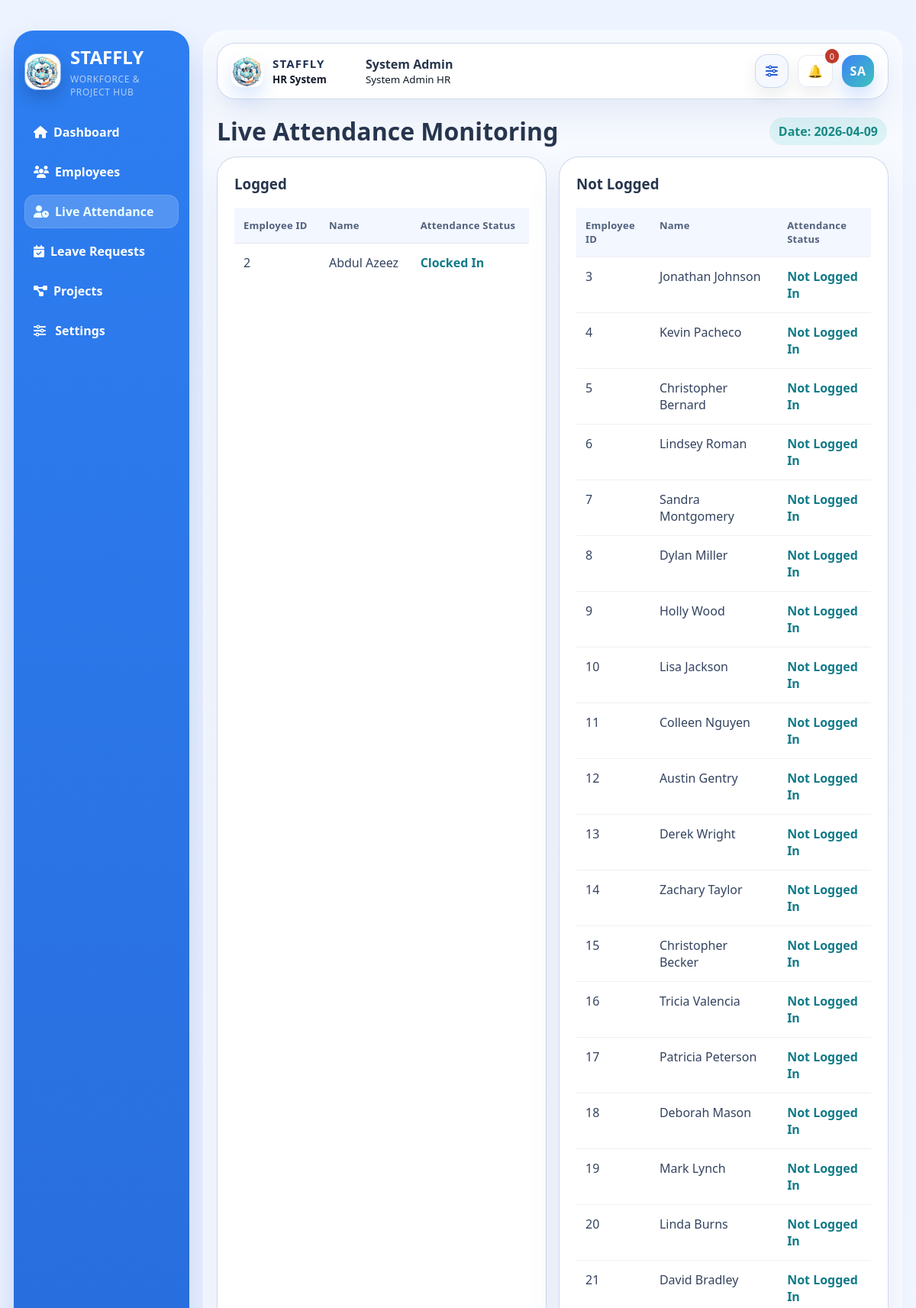
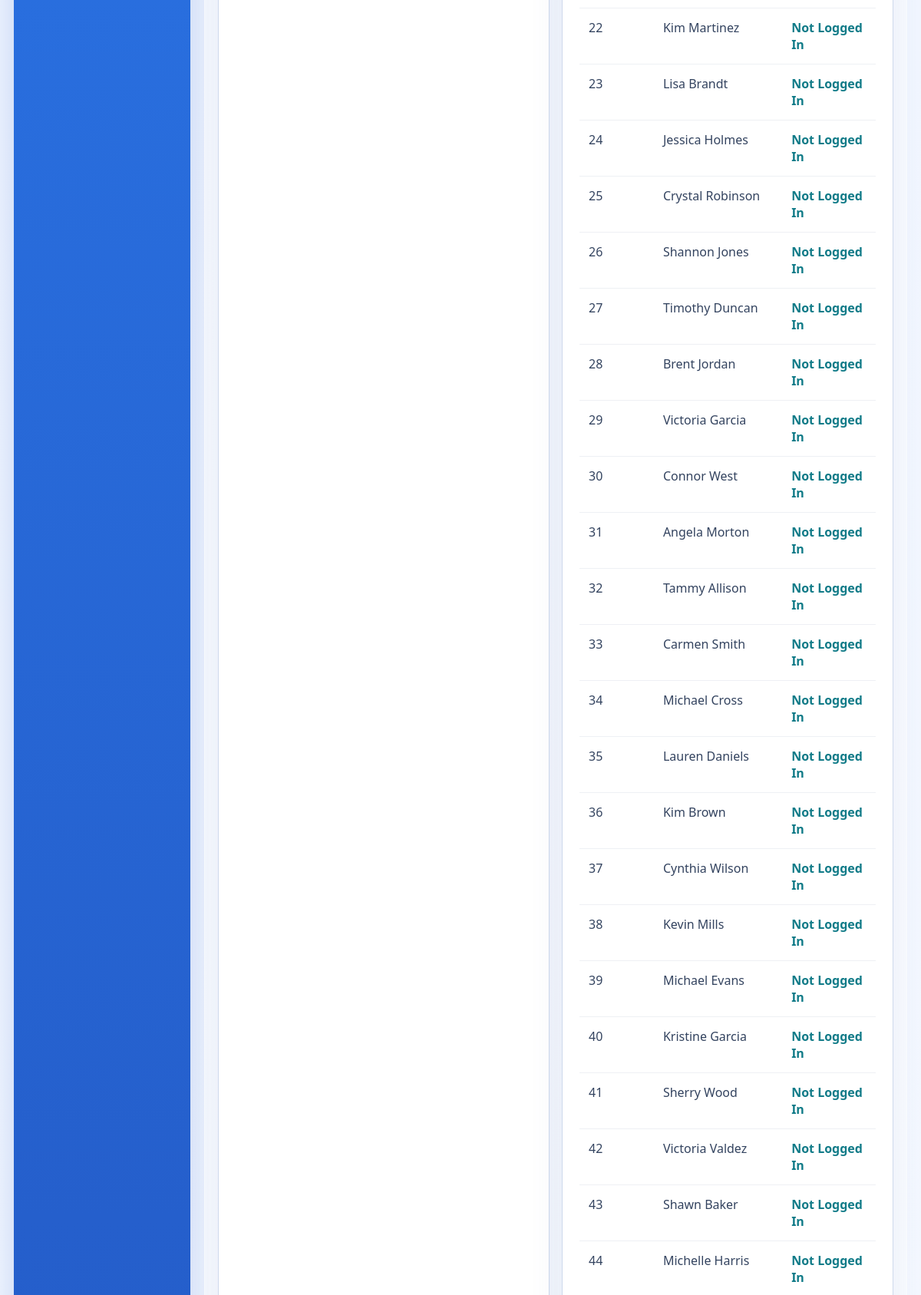
Screenshot of /employees/live-attendance (signed in, upper part) with the database file from the repository (2 pictures, top to bottom).
### models.py (models this page shows, shortened)
class User(db.Model):
    __tablename__ = "users"
    id = db.Column(db.Integer, primary_key=True)
    name = db.Column(db.String(120), nullable=False)
    email = db.Column(db.String(120), unique=True, nullable=False, index=True)
    password_hash = db.Column(db.String(255), nullable=False)
    role = db.Column(db.String(20), nullable=False, default="Employee")
    position = db.Column(db.String(120), nullable=False, default="Web Developer")
    department = db.Column(db.String(120), nullable=True)
    is_registered = db.Column(db.Boolean, nullable=False, default=False)
    security_code_hash = db.Column(db.String(255), nullable=True)
    project_start_alert = db.Column(db.Boolean, nullable=False, default=True)
    deadline_alert_30 = db.Column(db.Boolean, nullable=False, default=True)
    deadline_alert_15 = db.Column(db.Boolean, nullable=False, default=True)
    deadline_alert_10 = db.Column(db.Boolean, nullable=False, default=True)
    deadline_alert_5 = db.Column(db.Boolean, nullable=False, default=True)
    deadline_alert_1 = db.Column(db.Boolean, nullable=False, default=True)
    skills = db.relationship("Skill", secondary=employee_skills, back_populates="employees")
    resume_skills = db.relationship("Skill", secondary=resume_skills, back_populates="resume_employees")
    notifications = db.relationship("Notification", backref="user", lazy=True, cascade="all, delete-orphan")
    assignments = db.relationship("ProjectAssignment", backref="employee", lazy=True, cascade="all, delete-orphan")
    attendance_records = db.relationship("AttendanceRecord", backref="employee", lazy=True, cascade="all, delete-orphan")
    leave_requests = db.relationship("LeaveRequest", backref="employee", lazy=True, cascade="all, delete-orphan")
    daily_project_reports = db.relationship("DailyProjectReport", backref="employee", lazy=True, cascade="all, delete-orphan")
    past_performance_records = db.relationship(
        "PastProjectPerformance",
        backref="employee",
        lazy=True,
        cascade="all, delete-orphan",
    )
    feedback_records = db.relationship("ProjectFeedback", backref="employee", lazy=True, cascade="all, delete-orphan")

### routes/employee_routes.py (the view)
@employee_bp.route("/live-attendance")
@login_required
@role_required("Admin")
def live_attendance():
    employees = User.query.filter(User.role != "Admin").order_by(User.id.asc()).all()
    today = date.today()
    attendance_map = {
        row.user_id: row
        for row in AttendanceRecord.query.filter_by(record_date=today).all()
    }
    valid_report_user_ids = {
        report.user_id
        for report in DailyProjectReport.query.filter_by(report_date=today).all()
        if attendance_map.get(report.user_id) and attendance_map[report.user_id].login_time
    }
    live_attendance_rows = []
    for employee in employees:
        attendance_row = attendance_map.get(employee.id)
        if any(
            leave_request.status == "Approved"
            and leave_request.start_date <= today <= leave_request.end_date
            for leave_request in employee.leave_requests
        ):
            attendance_status = "On Approved Leave"
        elif attendance_row and attendance_row.active_break_type == "coffee":
            attendance_status = "On Refreshment Break"
        elif attendance_row and attendance_row.active_break_type == "food":
            attendance_status = "On Meal Break"
        elif attendance_row and attendance_row.active_break_type == "meeting":
            attendance_status = "In Meeting Break"
        elif attendance_row and attendance_row.logout_time:
            attendance_status = "Clocked Out"
        elif attendance_row and attendance_row.login_time:
            attendance_status = "Clocked In"
        else:
            attendance_status = "Not Logged In"
        live_attendance_rows.append(
            {
                "employee": employee,
                "attendance_status": attendance_status,
                "login_time": (
                    attendance_row.login_time.strftime("%I:%M %p")
                    if attendance_row and attendance_row.login_time
                    else "-"
                ),
                "logout_time": (
                    attendance_row.logout_time.strftime("%I:%M %p")
                    if attendance_row and attendance_row.logout_time
                    else "-"
                ),
                "reported_projects": 1 if employee.id in valid_report_user_ids else 0,
            }
        )
    return render_template(
        "employees/live_attendance.html",
        logged_rows=[
            row
            for row in live_attendance_rows
            if row["attendance_status"] in {"Clocked In", "Clocked Out", "On Refreshment Break", "On Meal Break", "In Meeting Break"}
        ],
        not_logged_rows=[
            row
            for row in live_attendance_rows
            if row["attendance_status"] not in {"Clocked In", "Clocked Out", "On Refreshment Break", "On Meal Break", "In Meeting Break"}
        ],
        today=today,
    )

### app.py (called while the page is built, shortened)
def run_daily_automation(force=False):
    global LAST_DAILY_AUTOMATION_RUN
    today = date.today()
    if not force and LAST_DAILY_AUTOMATION_RUN == today:
        return

### routes/auth_routes.py (called while the page is built)
def current_user():
    user_id = session.get("user_id")
    if not user_id:
        return None
    return User.query.get(user_id)

def _admin_user_by_email(email):
    normalized_email = (email or "").strip().lower()
    if not normalized_email:
        return None
    return User.query.filter_by(role="Admin", email=normalized_email).first()

def _admin_setup_complete(email=None):
    if email:
        admin = _admin_user_by_email(email)
        return bool(admin and admin.security_code_hash)
    for admin_email in ADMIN_EMAILS:
        admin = _admin_user_by_email(admin_email)
        if not admin or not admin.security_code_hash:
            return False
    return True

def login_required(view_func):
    @wraps(view_func)
    def wrapped(*args, **kwargs):
        if not current_user():
            flash("Please login first.", "warning")
            return redirect(url_for("auth.home"))
        return view_func(*args, **kwargs)
    return wrapped

def role_required(required_role):
    def decorator(view_func):
        @wraps(view_func)
        def wrapped(*args, **kwargs):
            user = current_user()
            if not user:
                flash("Please login first.", "warning")
                return redirect(url_for("auth.home"))
            if user.role != required_role:
                flash("You are not authorized for this action.", "danger")
                return redirect(url_for("auth.dashboard"))
            return view_func(*args, **kwargs)
        return wrapped
    return decorator

@auth_bp.app_context_processor
def inject_auth_context():
    user = current_user()
    unread = 0
    if user:
        unread = Notification.query.filter_by(user_id=user.id, is_read=False).count()
    return {
        "current_user": user,
        "unread_count": unread,
        "admin_recent_login": session.pop("admin_recent_login", False),
        "admin_setup_complete": _admin_setup_complete(),
    }

### templates/employees/live_attendance.html (shortened to what this page needs)
{% extends "base.html" %}
{% block content %}
<div class="page-header">
    <h1>Live Attendance Monitoring</h1>
    <div>
        <span class="tag live-attendance-date-tag">Date: {{ today.strftime('%Y-%m-%d') }}</span>
    </div>
</div>
<div class="attendance-monitor-grid">
    <div class="card">
        <h3>Logged</h3>
        <table>
            <thead>
                <tr>
                    <th>Employee ID</th>
                    <th>Name</th>
                    <th>Attendance Status</th>
                </tr>
            </thead>
            <tbody>
                {% for row in logged_rows %}
                <tr>
                    <td>{{ row.employee.id }}</td>
                    <td>{{ row.employee.name }}</td>
                    <td>
                        <a class="btn-link" href="{{ url_for('employees.live_attendance_detail', employee_id=row.employee.id) }}">
                            {{ row.attendance_status }}
                        </a>
                    </td>
                </tr>
                {% else %}
                <tr><td colspan="3">No employees have logged attendance today.</td></tr>
                {% endfor %}
            </tbody>
        </table>
    </div>
    <div class="card">
        <h3>Not Logged</h3>
        <table>
            <thead>
                <tr>
                    <th>Employee ID</th>
                    <th>Name</th>
                    <th>Attendance Status</th>
                </tr>
            </thead>
            <tbody>
                {% for row in not_logged_rows %}
                <tr>
                    <td>{{ row.employee.id }}</td>
                    <td>{{ row.employee.name }}</td>
                    <td>
                        <a class="btn-link" href="{{ url_for('employees.live_attendance_detail', employee_id=row.employee.id) }}">
                            {{ row.attendance_status }}
                        </a>
                    </td>
                </tr>
                {% else %}
                <tr><td colspan="3">All employees have logged in today.</td></tr>
                {% endfor %}
            </tbody>
        </table>
    </div>
</div>
{% endblock %}

### templates/base.html (shortened to what this page needs)
﻿<!doctype html>
<html lang="en">
<head>
    <link rel="stylesheet" href="{{ url_for('static', filename='css/style.css') }}">
    <link rel="stylesheet" href="https://cdnjs.cloudflare.com/ajax/libs/font-awesome/6.5.2/css/all.min.css">
</head>
<body data-admin-authenticated="{% if current_user and current_user.role == 'Admin' %}1{% else %}0{% endif %}">
    {% if current_user %}
    <div class="app-layout">
        <aside class="sidebar">
            <div class="brand-lockup">
                <img src="{{ url_for('static', filename='img/staffly-logo.jpeg') }}" alt="STAFFLY logo" class="brand-logo">
                <div class="brand-copy">
                    <h2>STAFFLY</h2>
                    <small>Workforce & Project Hub</small>
                </div>
            </div>
            <nav class="nav-links">
                <a href="{{ url_for('auth.dashboard') }}" class="{% if request.endpoint == 'auth.dashboard' %}active-nav{% endif %}"><i class="fa-solid fa-house"></i>Dashboard</a>
                {% if current_user.role == 'Admin' %}
                <a href="{{ url_for('employees.list_employees') }}" class=""><i class="fa-solid fa-users"></i>Employees</a>
                <a href="{{ url_for('employees.live_attendance') }}" class="{% if request.endpoint == 'employees.live_attendance' %}active-nav{% endif %}"><i class="fa-solid fa-user-clock"></i>Live Attendance</a>
                <a href="{{ url_for('employees.admin_leave_requests') }}" class=""><i class="fa-solid fa-calendar-check"></i>Leave Requests</a>
                {% endif %}
                <a href="{{ url_for('projects.list_projects') }}" class=""><i class="fa-solid fa-diagram-project"></i>{% if current_user.role == 'Admin' %}Projects{% else %}My Projects{% endif %}</a>
                <a href="{{ url_for('auth.settings') }}" class="{% if request.endpoint == 'auth.settings' %}active-nav{% endif %}"><i class="fa-solid fa-sliders"></i> Settings</a>
            </nav>
        </aside>
        <main class="main-content">
            <header class="topbar">
                <div class="topbar-brand">
                    <img src="{{ url_for('static', filename='img/staffly-logo.jpeg') }}" alt="STAFFLY logo" class="topbar-brand-logo">
                    <div class="topbar-brand-copy">
                        <strong>STAFFLY</strong>
                        <small>HR System</small>
                    </div>
                </div>
                <div class="topbar-user">
                    <strong>{{ current_user.name }}</strong>
                    {% if current_user.role == 'Admin' %}
                    <small>System Admin HR</small>
                    {% else %}
                    <small>{{ current_user.position }} | {{ current_user.role }}</small>
                    {% endif %}
                </div>
                <div class="topbar-actions">
                    <a class="topbar-icon-btn" href="{{ url_for('auth.settings') }}" title="Open settings" aria-label="Open settings">
                        <i class="fa-solid fa-sliders"></i>
                    </a>
                    <div class="notification-wrapper">
                        <a id="notificationBellLink" class="bell-btn bell-link" href="{{ url_for('projects.notifications_page') }}" title="Open all notifications" aria-label="Open all notifications">🔔</a>
                        <button id="notificationCountBtn" class="notification-count-btn notification-badge-btn" type="button" title="Show unread notifications" aria-label="Show unread notifications">
                            <span id="notificationCount">{{ unread_count }}</span>
                        </button>
                    </div>
                    <div class="profile-menu-wrap">
                    <button id="profileMenuToggle" class="topbar-avatar topbar-avatar-btn" type="button" aria-expanded="false" aria-controls="profileMenuPanel" aria-label="Open profile menu">
                        {{ current_user.name.split()[0][0] }}{% if current_user.name.split()|length > 1 %}{{ current_user.name.split()[-1][0] }}{% endif %}
                    </button>
                    </div>
                </div>
            </header>
            {% block content %}{% endblock %}
        </main>
    </div>
    {% else %}
        {% block public_content %}{% endblock %}
    {% endif %}
</body>
</html>

### rows the page displays
User: name "System Admin", name "S", name "A"
User: employee.id "2", employee.name "Abdul Azeez"
User: employee.id "3", employee.name "Jonathan Johnson"
User: employee.id "4", employee.name "Kevin Pacheco"
User: employee.id "5", employee.name "Christopher Bernard"
User: employee.id "6", employee.name "Lindsey Roman"
User: employee.id "7", employee.name "Sandra Montgomery"
User: employee.id "8", employee.name "Dylan Miller"
User: employee.id "9", employee.name "Holly Wood"
User: employee.id "10", employee.name "Lisa Jackson"
User: employee.id "11", employee.name "Colleen Nguyen"
User: employee.id "12", employee.name "Austin Gentry"
User: employee.id "13", employee.name "Derek Wright"
User: employee.id "14", employee.name "Zachary Taylor"
User: employee.id "15", employee.name "Christopher Becker"
User: employee.id "16", employee.name "Tricia Valencia"
User: employee.id "17", employee.name "Patricia Peterson"
User: employee.id "18", employee.name "Deborah Mason"
User: employee.id "19", employee.name "Mark Lynch"
User: employee.id "20", employee.name "Linda Burns"
User: employee.id "21", employee.name "David Bradley"
User: employee.id "22", employee.name "Kim Martinez"
User: employee.id "23", employee.name "Lisa Brandt"
User: employee.id "24", employee.name "Jessica Holmes"
User: employee.id "25", employee.name "Crystal Robinson"
User: employee.id "26", employee.name "Shannon Jones"
User: employee.id "27", employee.name "Timothy Duncan"
User: employee.id "28", employee.name "Brent Jordan"
User: employee.id "29", employee.name "Victoria Garcia"
User: employee.id "30", employee.name "Connor West"
User: employee.id "31", employee.name "Angela Morton"
User: employee.id "32", employee.name "Tammy Allison"
User: employee.id "33", employee.name "Carmen Smith"
User: employee.id "34", employee.name "Michael Cross"
User: employee.id "35", employee.name "Lauren Daniels"
User: employee.id "36", employee.name "Kim Brown"
User: employee.id "37", employee.name "Cynthia Wilson"
User: employee.id "38", employee.name "Kevin Mills"
User: employee.id "39", employee.name "Michael Evans"
User: employee.id "40", employee.name "Kristine Garcia"
User: employee.id "41", employee.name "Sherry Wood"
User: employee.id "42", employee.name "Victoria Valdez"
User: employee.id "43", employee.name "Shawn Baker"
User: employee.id "44", employee.name "Michelle Harris"

### other values shown
{{ unread_count }} "0"
{{ today.strftime('%Y-%m-%d') }} "2026-04-09"
{{ row.attendance_status }} "Clocked In"
{{ row.attendance_status }} "Not Logged In" "Not Logged In" "Not Logged In" "Not Logged In" "Not Logged In" "Not Logged In" "Not Logged In" "Not Logged In" "Not Logged In" "Not Logged In" "Not Logged In" "Not Logged In" "Not Logged In" "Not Logged In" "Not Logged In" "Not Logged In" "Not Logged In" "Not Logged In" "Not Logged In" "Not Logged In" "Not Logged In" "Not Logged In" "Not Logged In" "Not Logged In" "Not Logged In" "Not Logged In" "Not Logged In" "Not Logged In" "Not Logged In" "Not Logged In" "Not Logged In" "Not Logged In" "Not Logged In" "Not Logged In" "Not Logged In" "Not Logged In" "Not Logged In" "Not Logged In" "Not Logged In" "Not Logged In" "Not Logged In" "Not Logged In"
